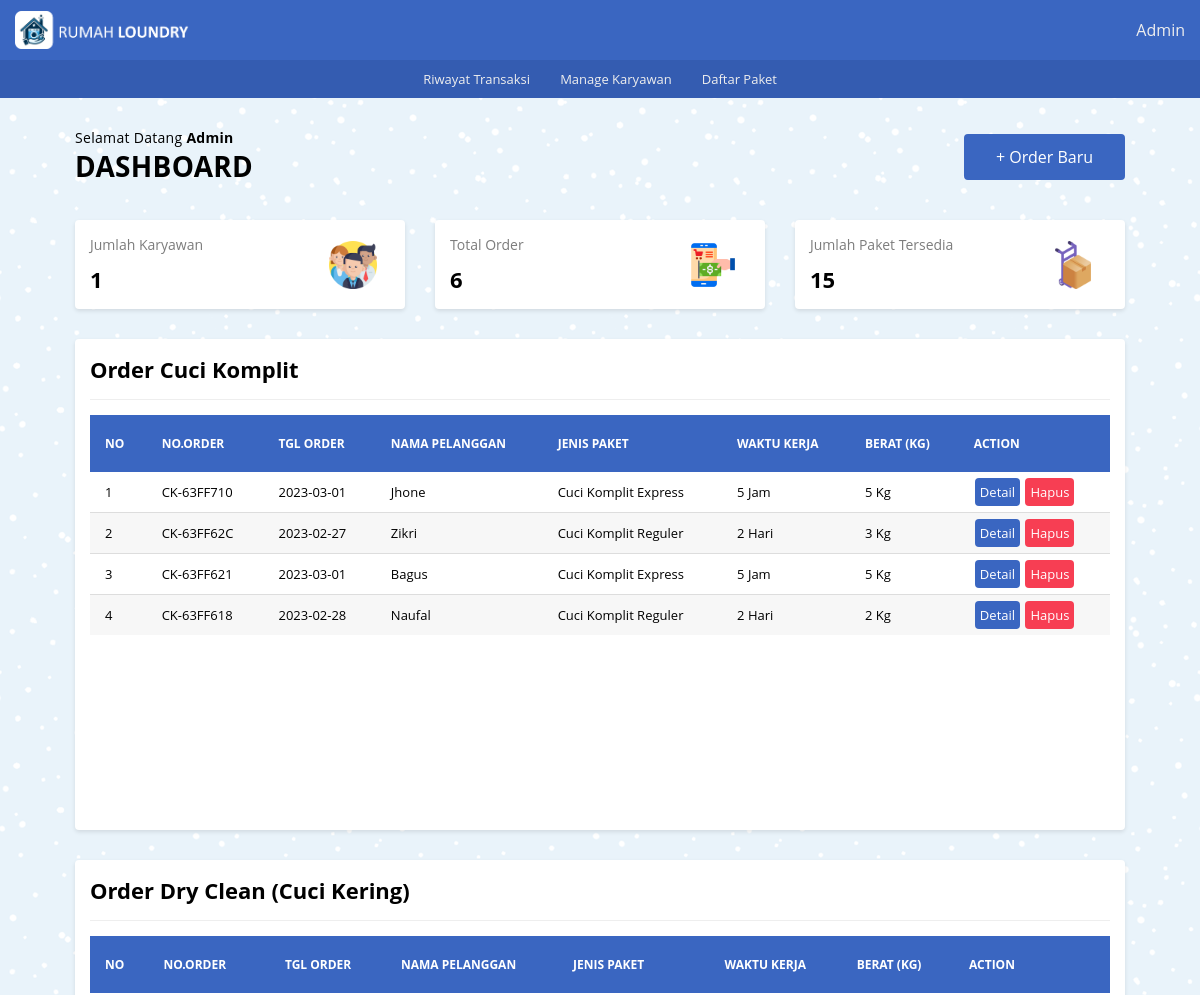
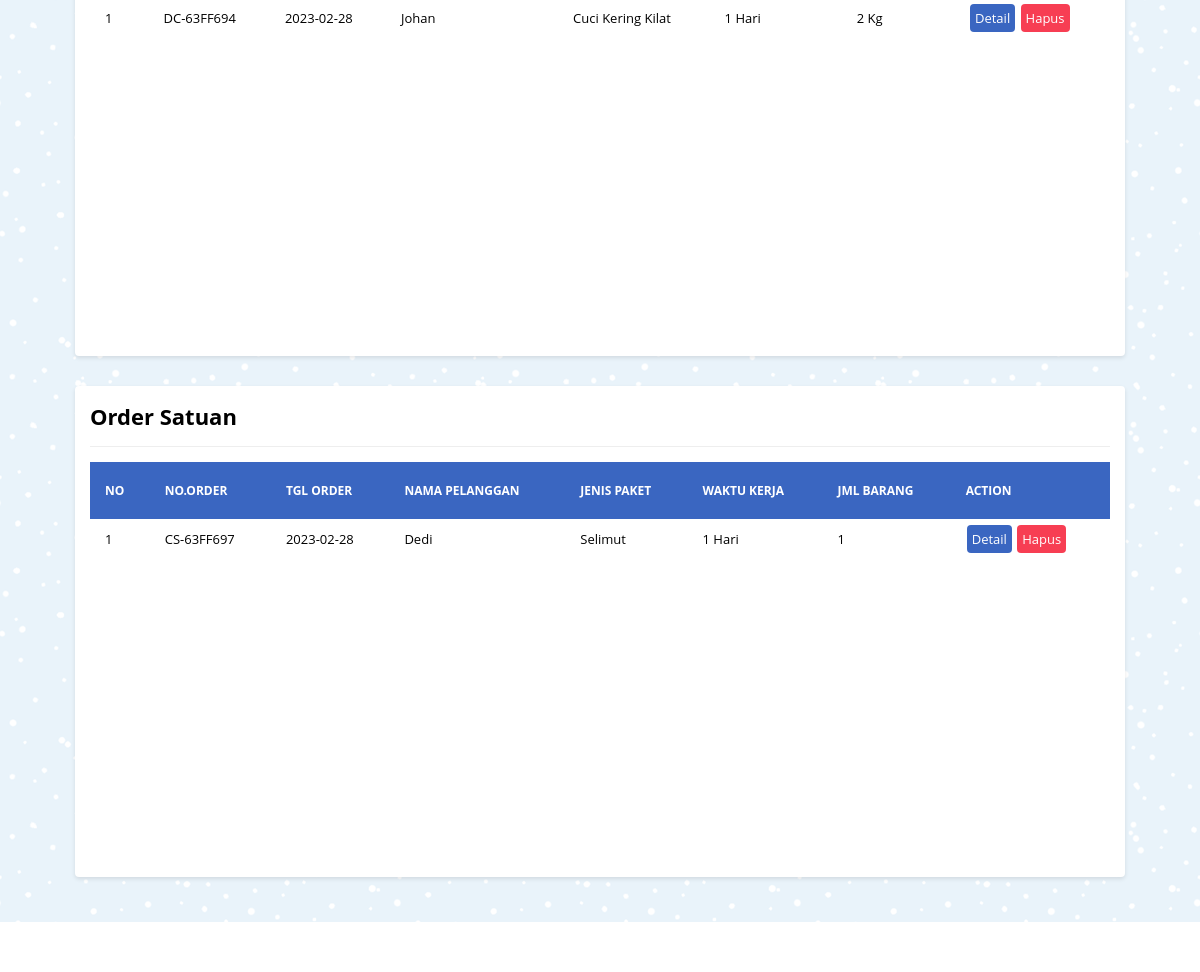
Page / (signed in) on the committed database (2 pictures, top to bottom).
### tables this page shows
CREATE TABLE `tb_order_ck` (
  `id_order_ck` int(11) NOT NULL,
  `or_ck_number` varchar(10) DEFAULT NULL,
  `nama_pel_ck` varchar(100) NOT NULL,
  `no_telp_ck` char(13) NOT NULL,
  `alamat_ck` text NOT NULL,
  `jenis_paket_ck` varchar(100) NOT NULL,
  `wkt_krj_ck` varchar(30) DEFAULT NULL,
  `berat_qty_ck` int(11) NOT NULL,
  `harga_perkilo` int(11) DEFAULT NULL,
  `tgl_masuk_ck` date NOT NULL,
  `tgl_keluar_ck` date NOT NULL,
  `tot_bayar` double DEFAULT NULL,
  `keterangan_ck` text NOT NULL
);

CREATE TABLE `tb_order_dc` (
  `id_order_dc` int(11) NOT NULL,
  `or_dc_number` varchar(10) NOT NULL,
  `nama_pel_dc` varchar(100) NOT NULL,
  `no_telp_dc` varchar(13) NOT NULL,
  `alamat_dc` text NOT NULL,
  `jenis_paket_dc` varchar(100) NOT NULL,
  `wkt_krj_dc` varchar(30) DEFAULT NULL,
  `berat_qty_dc` int(11) NOT NULL,
  `harga_perkilo` int(11) NOT NULL,
  `tgl_masuk_dc` date NOT NULL,
  `tgl_keluar_dc` date NOT NULL,
  `tot_bayar` double NOT NULL,
  `keterangan_dc` text NOT NULL
);

CREATE TABLE `tb_order_cs` (
  `id_order_cs` int(11) NOT NULL,
  `or_cs_number` varchar(10) NOT NULL,
  `nama_pel_cs` varchar(100) NOT NULL,
  `no_telp_cs` varchar(13) NOT NULL,
  `alamat_cs` text NOT NULL,
  `jenis_paket_cs` varchar(100) NOT NULL,
  `wkt_krj_cs` varchar(30) DEFAULT NULL,
  `jml_pcs` int(11) NOT NULL,
  `harga_perpcs` int(11) NOT NULL,
  `tgl_masuk_cs` date NOT NULL,
  `tgl_keluar_cs` date NOT NULL,
  `tot_bayar` double NOT NULL,
  `keterangan_cs` text NOT NULL
);

### _functions.php (called while the page is built, shortened)
<?php
$host	= 'localhost';
$user = 'root';
$pass	= '';
$db	= 'laundry_app';
$koneksi = mysqli_connect($host,$user,$pass,$db);
function query($query){
	global $koneksi;
	$result = mysqli_query($koneksi, $query);
	$rows = [];
	while ($row = mysqli_fetch_assoc($result)) {
		$rows[] = $row;
	}
	return $rows;
}
function url($url = null){
	$url_utama = "http://localhost/rumah_laundry";
	if ($url != null) {
		return $url_utama . '/' . $url;
	}else{
		return $url_utama;
	}
}
function jmlOrder(){
	$jml_ck = count(query("SELECT * FROM tb_order_ck"));
	$jml_dc = count(query("SELECT * FROM tb_order_dc"));
	$jml_cs = count(query("SELECT * FROM tb_order_cs"));
	$total_order = $jml_ck + $jml_dc + $jml_cs;
	return $total_order;
}

### daftar_order/daf_or_ck.php (the view)
<div class="col">
   <div class="card">
      <div class="card-title card-flex">
         <div class="card-col">
            <h2>Order Cuci Komplit</h2>
         </div>
      </div>
      <div class="card-body">
         <div class="tabel-kontainer">
            <table class="tabel-transaksi">
               <thead>
                  <tr>
                     <th class="sticky">No</th>
                     <th class="sticky">No.Order</th>
                     <th class="sticky">Tgl Order</th>
                     <th class="sticky">Nama Pelanggan</th>
                     <th class="sticky">Jenis Paket</th>
                     <th class="sticky">Waktu Kerja</th>
                     <th class="sticky">Berat (Kg)</th>
                     <th class="sticky">Action</th>
                  </tr>
               </thead>
               <tbody>
                  <?php $cuci_komplit = query('SELECT * FROM tb_order_ck ORDER BY id_order_ck DESC');
                     if (!empty($cuci_komplit)) :?>
                     <?php
                        $no_ck = 1;
                        foreach($cuci_komplit as $ck) : ?>
                        <tr>
                           <td><?= $no_ck; ?></td>
                           <td><?= $ck['or_ck_number'] ?></td>
                           <td><?= $ck['tgl_masuk_ck'] ?></td>
                           <td><?= $ck['nama_pel_ck'] ?></td>
                           <td><?= $ck['jenis_paket_ck'] ?></td>
                           <td><?= $ck['wkt_krj_ck'] ?></td>
                           <td><?= $ck['berat_qty_ck'] . ' Kg' ?></td>
                           <td>
                              <a href="<?=url('detail_order/detail_ck/detail_order_ck.php?or_ck_number=')?><?=$ck['or_ck_number']?>" class="btn btn-detail">Detail</a>
                              <a href="<?=url('daftar_order/hapus_ck.php?or_ck_number=')?><?=$ck['or_ck_number']?>" onclick="return confirm('Yakin akan menghapus?');" class="btn btn-hapus">Hapus</a>
                           </td>
                        </tr>
                        <?php $no_ck++ ?>
                     <?php endforeach; ?>
                     <?php else : ?>
                        <tr>
                           <td colspan="8" class="txt-center">Data Tidak Tersedia</td>
                        </tr>
                  <?php endif?>
               </tbody>
            </table>
         </div>
      </div>
   </div>
</div>

### daftar_order/daf_or_dc.php
<div class="col">
   <div class="card">
      <div class="card-title card-flex">
         <div class="card-col">
            <h2>Order Dry Clean (Cuci Kering)</h2>
         </div>
      </div>
      <div class="card-body">
         <div class="tabel-kontainer">
            <table class="tabel-transaksi">
               <thead>
                  <tr>
                     <th class="sticky">No</th>
                     <th class="sticky">No.Order</th>
                     <th class="sticky">Tgl Order</th>
                     <th class="sticky">Nama Pelanggan</th>
                     <th class="sticky">Jenis Paket</th>
                     <th class="sticky">Waktu Kerja</th>
                     <th class="sticky">Berat (Kg)</th>
                     <th class="sticky">Action</th>
                  </tr>
               </thead>
               <tbody>
                  <?php $dry_clean = query('SELECT * FROM tb_order_dc ORDER BY id_order_dc DESC');
                     if (!empty($dry_clean)) : ?>
                     <?php
                        $no_dc = 1;
                        foreach($dry_clean as $dc) : ?>
                           <tr>
                              <td><?= $no_dc ?></td>
                              <td><?= $dc['or_dc_number'] ?></td>
                              <td><?= $dc['tgl_masuk_dc'] ?></td>
                              <td><?= $dc['nama_pel_dc'] ?></td>
                              <td><?= $dc['jenis_paket_dc'] ?></td>
                              <td><?= $dc['wkt_krj_dc'] ?></td>
                              <td><?= $dc['berat_qty_dc'] . ' Kg' ?></td>
                              <td>
                                 <a href="<?=url('detail_order/detail_dc/detail_order_dc.php?or_dc_number=')?><?= $dc['or_dc_number'] ?>" class="btn btn-detail">Detail</a>
                                 <a href="<?=url('daftar_order/hapus_dc.php?or_dc_number=')?><?=$dc['or_dc_number']?>" onclick="return confirm('Yakin akan menghapus?');" class="btn btn-hapus">Hapus</a>
                              </td>
                           </tr>
                        <?php $no_dc++ ?>
                     <?php endforeach ?>
                     <?php else : ?>
                        <tr>
                           <td colspan="8" class="txt-center">Data Tidak Tersedia</td>
                        </tr>
                  <?php endif ?>
               </tbody>
            </table>
         </div>
      </div>
   </div>
</div>

### daftar_order/daf_or_cs.php
<div class="col">
   <div class="card">
      <div class="card-title card-flex">
         <div class="card-col">
            <h2>Order Satuan</h2>
         </div>
      </div>
      <div class="card-body">
         <div class="tabel-kontainer">
            <table class="tabel-transaksi">
               <thead>
                  <tr>
                     <th class="sticky">No</th>
                     <th class="sticky">No.Order</th>
                     <th class="sticky">Tgl Order</th>
                     <th class="sticky">Nama Pelanggan</th>
                     <th class="sticky">Jenis Paket</th>
                     <th class="sticky">Waktu Kerja</th>
                     <th class="sticky">Jml Barang</th>
                     <th class="sticky">Action</th>
                  </tr>
               </thead>
               <tbody>
                  <?php $cuci_satuan = query('SELECT * FROM tb_order_cs ORDER BY id_order_cs DESC');
                     if (!empty($cuci_satuan)) : ?>
                        <?php
                           $no_cs = 1;
                           foreach($cuci_satuan as $cs) : ?>
                              <tr>
                                 <td><?= $no_cs ?></td>
                                 <td><?= $cs['or_cs_number'] ?></td>
                                 <td><?= $cs['tgl_masuk_cs'] ?></td>
                                 <td><?= $cs['nama_pel_cs'] ?></td>
                                 <td><?= $cs['jenis_paket_cs'] ?></td>
                                 <td><?= $cs['wkt_krj_cs'] ?></td>
                                 <td><?= $cs['jml_pcs'] ?></td>
                                 <td>
                                    <a href="<?=url('detail_order/detail_cs/detail_order_cs.php?or_cs_number=')?><?=$cs['or_cs_number']?>" class="btn btn-detail">Detail</a>
                                    <a href="<?=url('daftar_order/hapus_cs.php?or_cs_number=')?><?=$cs['or_cs_number']?>" onclick="return confirm('Yakin akan menghapus?');" class="btn btn-hapus">Hapus</a>
                                 </td>
                              </tr>
                           <?php $no_cs++ ?>
                        <?php endforeach; ?>
                        <?php else : ?>
                           <tr>
                              <td colspan="8" class="txt-center">Data Tidak Tersedia</td>
                           </tr>
                     <?php endif; ?>
               </tbody>
            </table>
         </div>
      </div>
   </div>
</div>

### rows in the picture
tb_order_ck: or_ck_number "CK-63FF710", tgl_masuk_ck "2023-03-01", nama_pel_ck "Jhone", jenis_paket_ck "Cuci Komplit Express", wkt_krj_ck "5 Jam", berat_qty_ck "5"
tb_order_ck: or_ck_number "CK-63FF62C", tgl_masuk_ck "2023-02-27", nama_pel_ck "Zikri", jenis_paket_ck "Cuci Komplit Reguler", wkt_krj_ck "2 Hari", berat_qty_ck "3"
tb_order_ck: or_ck_number "CK-63FF621", tgl_masuk_ck "2023-03-01", nama_pel_ck "Bagus", jenis_paket_ck "Cuci Komplit Express", wkt_krj_ck "5 Jam", berat_qty_ck "5"
tb_order_ck: or_ck_number "CK-63FF618", tgl_masuk_ck "2023-02-28", nama_pel_ck "Naufal", jenis_paket_ck "Cuci Komplit Reguler", wkt_krj_ck "2 Hari", berat_qty_ck "2"
tb_order_dc: or_dc_number "DC-63FF694", tgl_masuk_dc "2023-02-28", nama_pel_dc "Johan", jenis_paket_dc "Cuci Kering Kilat", wkt_krj_dc "1 Hari", berat_qty_dc "2"
tb_order_cs: or_cs_number "CS-63FF697", tgl_masuk_cs "2023-02-28", nama_pel_cs "Dedi", jenis_paket_cs "Selimut", wkt_krj_cs "1 Hari", jml_pcs "1"

### other values in the picture
$_SESSION['master'] "Admin"
$jml_karyawan "1"
jmlOrder() "6"
jmlPaket() "15"
